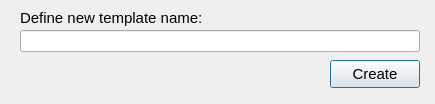
<?xml version="1.0" encoding="UTF-8"?>
<ui version="4.0">
 <class>Dialog</class>
 <widget class="QDialog" name="Dialog">
  <property name="geometry">
   <rect>
    <x>0</x>
    <y>0</y>
    <width>435</width>
    <height>104</height>
   </rect>
  </property>
  <property name="windowTitle">
   <string>Dialog</string>
  </property>
  <widget class="QLineEdit" name="NewName">
   <property name="geometry">
    <rect>
     <x>20</x>
     <y>30</y>
     <width>400</width>
     <height>22</height>
    </rect>
   </property>
   <property name="font">
    <font>
     <pointsize>11</pointsize>
    </font>
   </property>
  </widget>
  <widget class="QLabel" name="label">
   <property name="geometry">
    <rect>
     <x>20</x>
     <y>10</y>
     <width>211</width>
     <height>16</height>
    </rect>
   </property>
   <property name="font">
    <font>
     <pointsize>11</pointsize>
    </font>
   </property>
   <property name="text">
    <string>Define new template name:</string>
   </property>
  </widget>
  <widget class="QPushButton" name="Create">
   <property name="geometry">
    <rect>
     <x>330</x>
     <y>60</y>
     <width>90</width>
     <height>28</height>
    </rect>
   </property>
   <property name="font">
    <font>
     <pointsize>11</pointsize>
    </font>
   </property>
   <property name="text">
    <string>Create</string>
   </property>
  </widget>
 </widget>
 <resources/>
 <connections/>
</ui>
